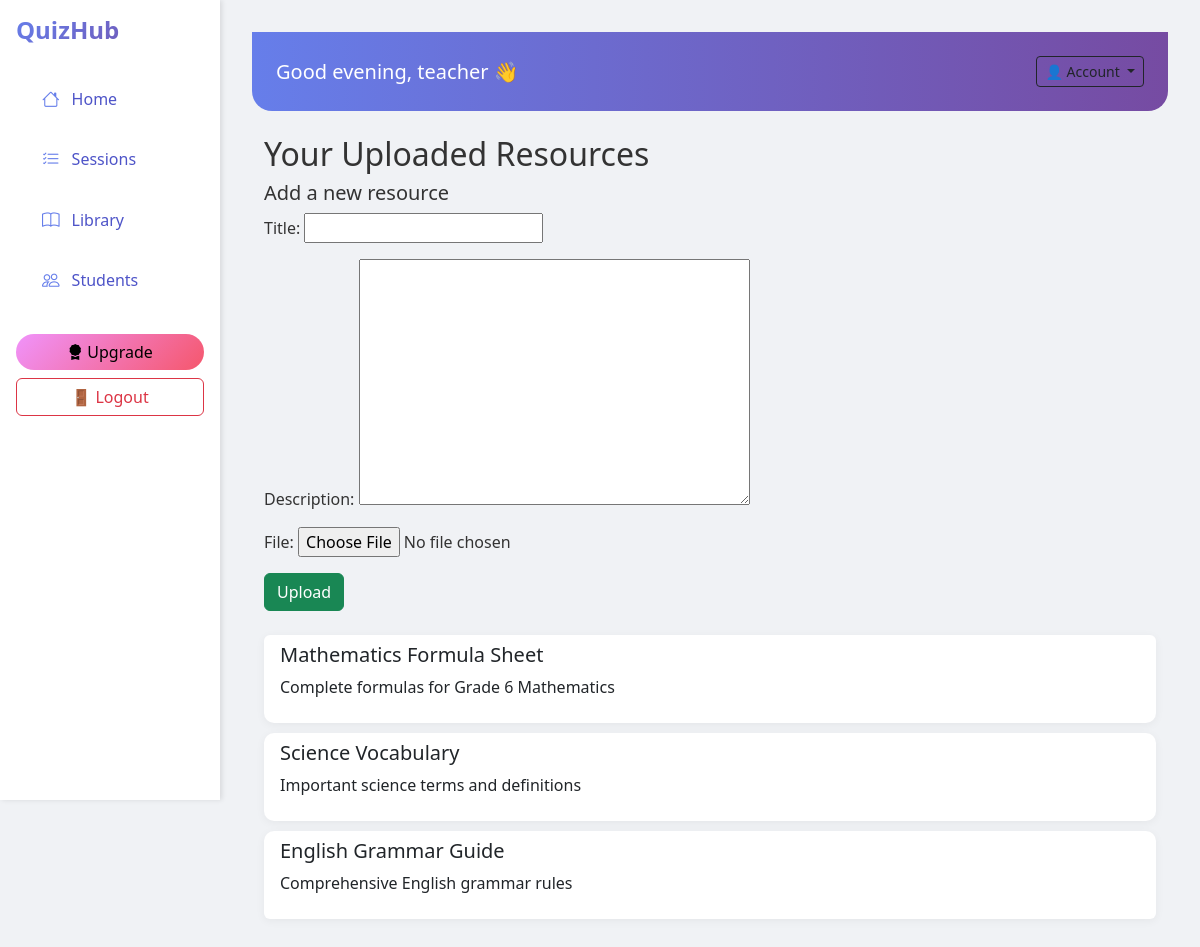
The page /upload/ (signed in) on the database its author committed.
### quizzes/models.py (models this page shows, shortened)
class Resource(models.Model):
    title = models.CharField(max_length=200)
    description = models.TextField()
    file = models.FileField(upload_to='resources/', null=True, blank=True)
    created_by = models.ForeignKey(User, on_delete=models.CASCADE)
    created_at = models.DateTimeField(auto_now_add=True)

### quizzes/views.py (the view)
# urls.py: path('upload/', views.upload_view, name='upload'),
@login_required
def upload_view(request):
    if request.method == 'POST':
        form = ResourceForm(request.POST, request.FILES)
        if form.is_valid():
            resource = form.save(commit=False)
            resource.created_by = request.user
            resource.save()
            return redirect('upload')
    else:
        form = ResourceForm()
    resources = Resource.objects.filter(created_by=request.user)
    return render(request, 'upload.html', {'resources': resources, 'form': form})

### quizzes/forms.py
class ResourceForm(forms.ModelForm):
    class Meta:
        model = Resource
        fields = ['title', 'description', 'file']

### templates/upload.html (shortened to what this page needs)
{% extends "base.html" %}
{% block content %}
<div class="container mt-4">
    <h2>Your Uploaded Resources</h2>
    <div class="mb-4">
        <h5>Add a new resource</h5>
        <form method="POST" enctype="multipart/form-data">
            {{ form.as_p }}
            <button class="btn btn-success" type="submit">Upload</button>
        </form>
    </div>
    {% if resources %}
        <ul class="list-group">
            {% for item in resources %}
                <li class="list-group-item">
                    <h5>{{ item.title }}</h5>
                    <p>{{ item.description }}</p>
                </li>
            {% endfor %}
        </ul>
    {% else %}
        <p>You haven't uploaded any resources yet.</p>
    {% endif %}
</div>
{% endblock %}

### templates/base.html (shortened to what this page needs)
{% load static %}
<!DOCTYPE html>
<html>
<head>
    {% load static %}
    <link href="https://cdn.jsdelivr.net/npm/bootstrap@5.3.2/dist/css/bootstrap.min.css" rel="stylesheet">
    <link href="https://cdn.jsdelivr.net/npm/bootstrap-icons/font/bootstrap-icons.css" rel="stylesheet">
    <link rel="stylesheet" href="{% static 'css/style.css' %}">
</head>
<body>
<div class="d-flex">
    <div class="sidebar p-3">
    <h4 class="logo mb-4">QuizHub</h4>
    <ul class="nav flex-column">
        <li class="nav-item">
            <a href="{% url 'dashboard' %}"
               class="nav-link {% if request.path == '/dashboard/' %}active-link{% endif %}">
                <i class="bi bi-house"></i> <span>Home</span>
            </a>
        </li>
        <li class="nav-item">
            <a href="{% url 'sessions' %}"
               class="nav-link {% if request.path == '/sessions/' %}active-link{% endif %}">
                <i class="bi bi-list-check"></i> <span>Sessions</span>
            </a>
        </li>
        <li class="nav-item">
            <a href="{% url 'library' %}"
               class="nav-link {% if request.path == '/library/' %}active-link{% endif %}">
                <i class="bi bi-book"></i> <span>Library</span>
            </a>
        </li>
        <li class="nav-item">
            <a href="{% url 'students' %}"
               class="nav-link {% if request.path == '/students/' %}active-link{% endif %}">
                <i class="bi bi-people"></i> <span>Students</span>
            </a>
        </li>
    </ul>
    <div class="mt-auto text-center">
        <a href="{% url 'upgrade' %}" class="btn btn-warning w-100 mt-4">
            <i class="bi bi-award-fill"></i> Upgrade
        </a>
        <form method="post" action="{% url 'logout' %}" class="w-100 mt-2">
            <button type="submit" class="btn btn-outline-danger w-100">
                🚪 Logout
            </button>
        </form>
    </div>
</div>
    <div class="main-content flex-grow-1">
        <div class="topbar d-flex justify-content-between align-items-center p-4">
            <h5>Good evening, {{ request.user.username }} 👋</h5>
            <div class="dropdown">
                <button class="btn btn-outline-dark btn-sm dropdown-toggle" type="button" id="profileDropdown" data-bs-toggle="dropdown" aria-expanded="false">
                    👤 Account
                </button>
            </div>
        </div>
        {% block content %}{% endblock %}
    </div>
</div>
</body>
</html>

### rows shown on the page
Resource: title "Mathematics Formula Sheet", description "Complete formulas for Grade 6 Mathematics"
Resource: title "Science Vocabulary", description "Important science terms and definitions"
Resource: title "English Grammar Guide", description "Comprehensive English grammar rules"

### other values the page prints
{{ request.user.username }} "teacher"
